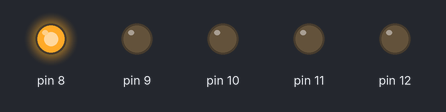
Recording of a sketch running on a simulated Arduino Uno, built with avr-gcc and run on an emulated ATmega328P. Shown: output pins drawn as LEDs (lit = HIGH).

Above: at 0.07 s.
At 0.67 s:
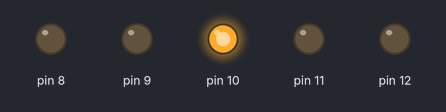
At 0.97 s:
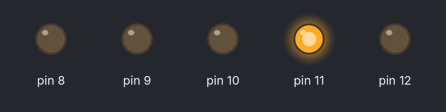
At 1.27 s:
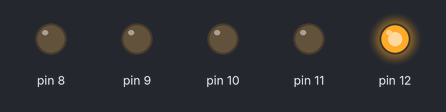
At 1.87 s:
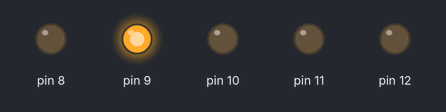
At 3.22 s:
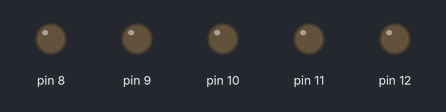
Timing chart, 0 to 3.5 s (numbered marks = the images above):
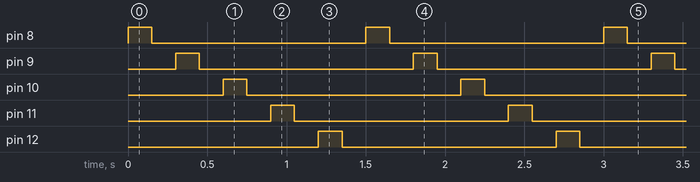

The sketch:

practica3.ino
```cpp
int tiempo=150;
int pin;
void setup()
{
for (pin=8; pin<=12; pin++)
 {
  pinMode (pin,OUTPUT);
  }
}

void loop()
{
for (pin=8; pin<=12; pin++)
 {
  digitalWrite (pin,HIGH);
  delay (tiempo);
  digitalWrite (pin,LOW);
  delay (tiempo);
  }
} 
```

Measured:
- by itself, pin 8–12: alternates HIGH for 0.15 s and LOW for 1.4 s
- by itself, everything shown: repeats every 1.5 s, in 10 steps
